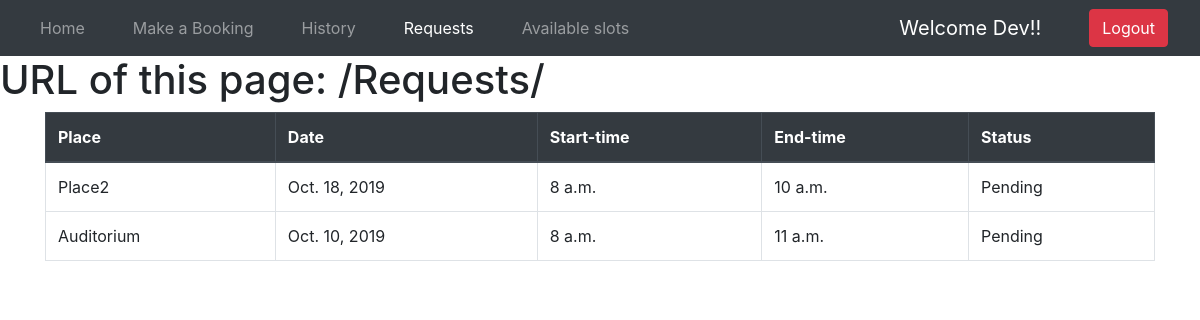
The app's page /Requests/ (signed in), older data.
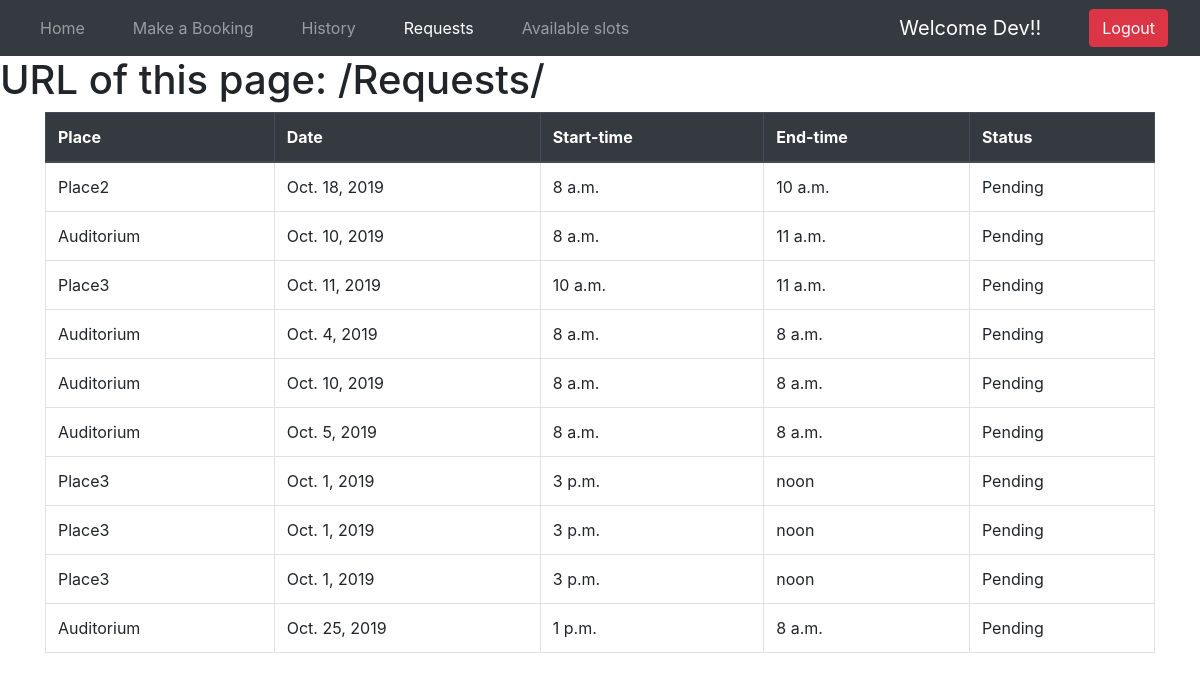
The same page, newer data.
### login/models.py (models this page shows)
class Booking(models.Model):
    HOUR_CHOICES = [(dt.time(hour=x), '{:02d}:00'.format(x)) for x in range(8, 18)]
    audi_choices = [
        ('Auditorium','Auditorium'),
        ('Place2','Place2'),
        ('Place3','Place3')
    ]
    default_choice = [
        ('Auditorium','Auditorium')
    ]
    status_choice = [
        ('Pending','Pending'),
        ('Accepted','Accepted'),
        ('Rejected','Rejected')
    ]
    default_status_choice = [
        ('Pending','Pending')
    ]
    name = models.CharField(max_length=100)
    email = models.EmailField()
    place = models.CharField(max_length=100, choices = audi_choices,default=default_status_choice)
    date = models.DateField()
    start_time = models.TimeField(choices= HOUR_CHOICES)
    end_time = models.TimeField(choices= HOUR_CHOICES)
    status = models.CharField(max_length = 100,choices = status_choice,default = status_choice[0][0])
    userid=models.IntegerField(blank=True, null=True)
    def __str__(self):
        return self.name

### login/views.py (the view)
# urls.py: path("Requests/", views.Requests, name="Requests"),
@login_required
def Requests(request):
    x=Booking.objects.filter(userid=request.user.id)
    params={'Object':x}
    print(x)
    return render(request, 'login/Requests.html',params)

### templates/login/Requests.html
{% extends "login/extended.html" %} {% block title %} Requests {% endblock title %}
{% block body %}
<div class="table-responsive container">
<table class="table  table-bordered table-hover">
        <thead class="thead-dark">
          <tr>
            <th scope="col">Place</th>
            <th scope="col">Date</th>
            <th scope="col">Start-time</th>
            <th scope="col">End-time</th>
            <th scope="col">Status</th>
          </tr>
        </thead>
        <tbody>
          {% for i in Object %}
          <tr>
           <td>{{ i.place }}</td>
            <td>{{ i.date }}</td>
            <td>{{ i.start_time }}</td>
            <td>{{ i.end_time }}</td>
            <td>{{ i.status }}</td>
          </tr>
          {% endfor %}
         </tbody>
      </table>
    </div>
{% endblock body %}

### templates/login/extended.html (shortened to what this page needs)
<!DOCTYPE html>
<html lang="en">
  <head>
    <link
      rel="stylesheet"
      href="https://stackpath.bootstrapcdn.com/bootstrap/4.3.1/css/bootstrap.min.css"
    />
  </head>
  <body>
    <nav class="navbar navbar-expand-lg navbar-dark bg-dark">
      <div class="collapse navbar-collapse " id="navbarSupportedContent">
        <ul class="navbar-nav mr-auto">
          <li class="nav-item mx-3">
            {% url 'success' as Homepage %}
            <a
              class="nav-link {% if request.path == Homepage %}active{% endif %}"
              href="{{ Homepage }}"
              >Home <span class="sr-only">(current)</span></a
            >
          </li>
          <li class="nav-item mx-3">
            {% url 'booking' as booking %}
            <a
              class="nav-link{% if request.path == booking %} active{% endif %}"
              href="{{ booking }}"
              >Make a Booking</a
            >
          </li>
          <li class="nav-item mx-3">
            {% url 'History' as History %}
            <a
              class="nav-link{% if request.path == History %} active{% endif %}"
              href="{{ History }}"
              >History</a
            >
          </li>
          <li class="nav-item mx-3">
            {% url 'Requests' as Requests %}
            <a
              class="nav-link{% if request.path == Requests %} active{% endif %} "
              href="{{ Requests }}"
              >Requests</a>
          </li>
          <li class="nav-item mx-3">
            {% url 'slots' as slots %}
            <a
              class="nav-link{% if request.path == slots %} active{% endif %} "
              href="{{ slots }}"
              >Available slots</a>
          </li>
        </ul>
      </div>
      <ul class="nav navbar-nav navbar-right mx-3">
        <li>
          <a class="navbar-brand text-capitalize navbar-brand text-white"
            >Welcome {{ user }}!!</a
          >
        </li>
      </ul>
      <ul class="nav navbar-nav navbar-right">
        <li class="nav-item ">
          <form method="POST" action="{% url 'logout'%}">
            <button type="submit" class="btn btn-danger mx-3">Logout</button>
          </form>
        </li>
      </ul>
    </nav>
    <h1>URL of this page: {{ request.path }}</h1>
     {% block body %} {% endblock body %}
</body>
</html>

Row changes from the older to the newer data that the page shows:
added Booking: place "Place3", date "Oct. 11, 2019", start_time "10 a.m.", end_time "11 a.m.", status "Pending"
added Booking: place "Auditorium", date "Oct. 4, 2019", start_time "8 a.m.", end_time "8 a.m.", status "Pending"
added Booking: place "Auditorium", date "Oct. 10, 2019", start_time "8 a.m.", end_time "8 a.m.", status "Pending"
added Booking: place "Auditorium", date "Oct. 5, 2019", start_time "8 a.m.", end_time "8 a.m.", status "Pending"
added Booking: place "Place3", date "Oct. 1, 2019", start_time "3 p.m.", end_time "noon", status "Pending"
added Booking: place "Place3", date "Oct. 1, 2019", start_time "3 p.m.", end_time "noon", status "Pending"
added Booking: place "Place3", date "Oct. 1, 2019", start_time "3 p.m.", end_time "noon", status "Pending"
added Booking: place "Auditorium", date "Oct. 25, 2019", start_time "1 p.m.", end_time "8 a.m.", status "Pending"
